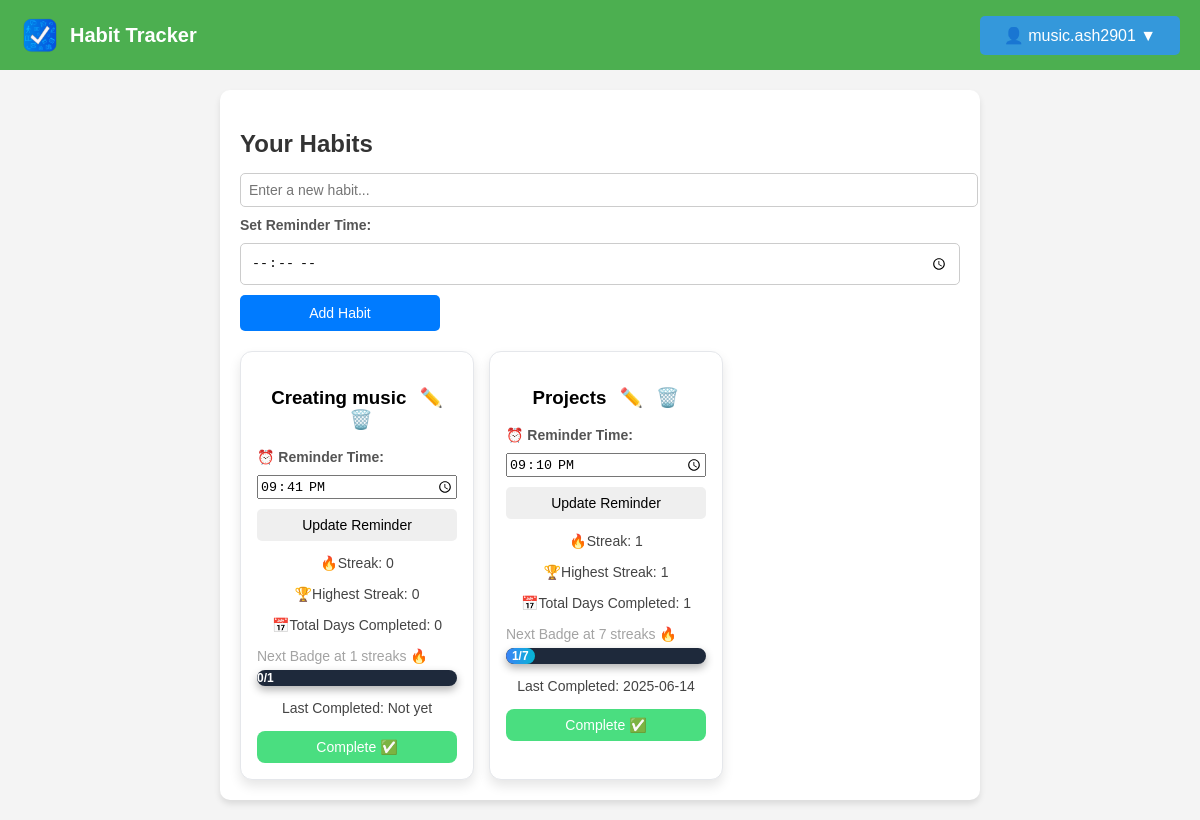
The app's page /manage-habits (signed in), older data.
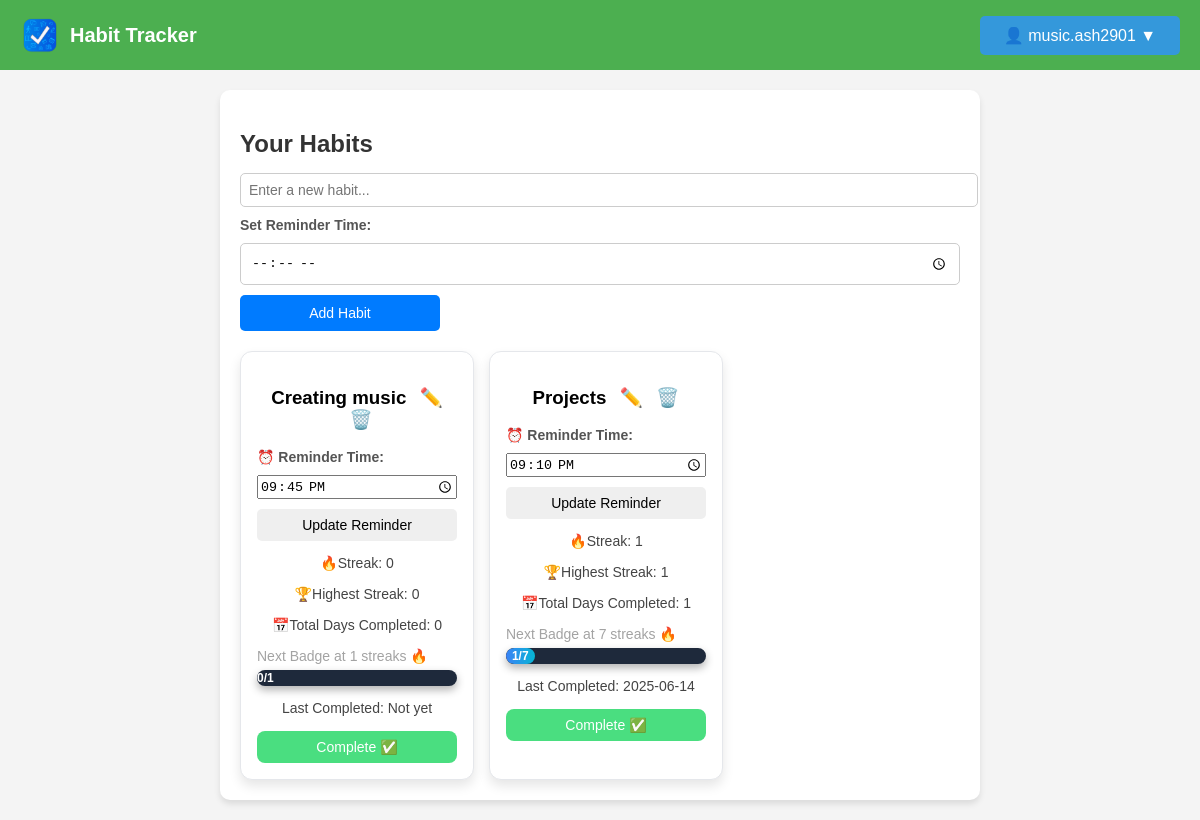
The same page, newer data.
### models.py (models this page shows, shortened)
class Activity(db.Model):
    id = db.Column(db.Integer, primary_key=True)
    name = db.Column(db.String(120), nullable=False)
    user_id = db.Column(db.Integer, db.ForeignKey('user.id'), nullable=False)
    streak = db.Column(db.Integer, default=0)
    highest_streak = db.Column(db.Integer, default=0)
    days_completed = db.Column(db.Integer, default=0)
    last_completed = db.Column(db.DateTime, default=None)
    date_added = db.Column(db.Date, default=datetime.utcnow)
    status = db.Column(db.String(10), default='active')
    reminder_time = db.Column(db.Time, nullable=True)

### routes.py (the view)
@main_bp.route('/manage-habits')
def manage_habits():
    if 'user_id' not in session:
        flash("Please log in to view your habits.", "danger")
        return redirect(url_for('main.login'))
    user_id = session['user_id']
    habits = Activity.query.filter(Activity.user_id == user_id, Activity.status == "active").all()
    return render_template('manage_habits.html', activities=habits)

### templates/manage_habits.html (shortened to what this page needs)
<!DOCTYPE html>
<html lang="en">
  <head>
    <link
      rel="stylesheet"
      href="{{ url_for('static', filename='styles.css') }}"
    />
  </head>
  <body>
    <nav class="navbar">
      <div class="logo">
        <img
          src="{{ url_for('static', filename='logo.png') }}"
          alt="Habit Tracker Logo"
        />
        <span class="app-name">Habit Tracker</span>
      </div>
      <div class="nav-buttons">
        {% if session['user_id'] %}
        <div class="dropdown">
          <button class="dropbtn">👤 {{ session['username'] }} ▼</button>
        </div>
        {% else %}
        <a href="{{ url_for('main.register') }}" class="btn">Register</a>
        <a href="{{ url_for('main.login') }}" class="btn btn-outline">Login</a>
        {% endif %}
      </div>
    </nav>
    <div class="container">
      <h2>Your Habits</h2>
      <form
        method="POST"
        action="{{ url_for('main.add_habit') }}"
        class="habit-form"
      >
        <input
          type="text"
          name="habit_name"
          placeholder="Enter a new habit..."
          required
        />
        <label for="reminder_time">Set Reminder Time:</label>
        <input type="time" name="reminder_time" required />
        <button type="submit">Add Habit</button>
      </form>
      <div class="habit-list">
        {% if activities %}
        {% for habit in activities %}
        {% set badge_milestones = [1, 7, 30, 180, 360] %}
        {% set next_badge = badge_milestones | select("greaterthan", habit.streak) | list | first %}
        <div class="habit-card">
          <h3>
            {{ habit.name }}
            <a href="{{ url_for('main.edit_habit', habit_id=habit.id) if habit.id else '#' }}" title="Edit Habit">✏️</a>
            <a href="{{ url_for('main.confirm_delete', habit_id=habit.id) }}" title="Delete Habit">🗑️</a>
          </h3>
          <form action="{{ url_for('main.update_reminder', habit_id=habit.id) }}" method="POST">
            <label for="reminder_time_{{ habit.id }}">⏰ Reminder Time:</label>
            <input
              type="time"
              id="reminder_time_{{ habit.id }}"
              name="reminder_time"
              value="{{ habit.reminder_time.strftime('%H:%M') if habit.reminder_time else '' }}"
              required
            />
            <button type="submit" class="update-btn">Update Reminder</button>
          </form>
          <p>🔥Streak: {{ habit.streak }} </p>
          <p>🏆Highest Streak: {{ habit.highest_streak }}</p>
          <p>📅Total Days Completed: {{ habit.days_completed }}</p>
          {% if next_badge %}
          <p class="next-badge-info">Next Badge at {{ next_badge }} streaks 🔥</p>
          <div class="progress-container next-badge-bar">
            <div class="progress-bar-next" style="width: {{ (habit.streak / next_badge) * 100 }}%;">
              {{ habit.streak }}/{{ next_badge }}
            </div>
          </div>
          {% else %}
          <p class="next-badge-info">🎯 You've unlocked all badges! Keep going! 🚀</p>
          {% endif %}
          <p>Last Completed: {{ habit.last_completed.strftime('%Y-%m-%d') if habit.last_completed else "Not yet" }}</p>
          <form action="{{ url_for('main.complete_habit', habit_id=habit.id) }}" method="POST">
            <button type="submit" class="complete-btn">Complete ✅</button>
          </form>
        </div>
        {% endfor %}
        {% else %}
        <p>No habits found. <a href="{{ url_for('main.manage_habits') }}">Add a new habit</a></p>
        {% endif %}
      </div>
    </div>
  </body>
</html>

### static/styles.css (style rules this page uses)
body { margin: 0; padding: 0; font-family: Arial, sans-serif; background-color: #f4f4f4; }
.navbar { display: flex; justify-content: space-between; align-items: center; background-color: #4CAF50; padding: 15px 20px; color: white; }
.logo { display: flex; align-items: center; }
.logo img { width: 40px; height: 40px; margin-right: 10px; }
.app-name { font-size: 20px; font-weight: bold; }
.dropbtn { background-color: #3498db; color: white; padding: 10px 16px; font-size: 16px; border: none; cursor: pointer; border-radius: 5px; }
.dropdown { position: relative; display: inline-block; }
.container { width: 60%; margin: 20px auto; padding: 20px; background: white; box-shadow: 0px 4px 6px rgba(0, 0, 0, 0.1); border-radius: 10px; }
.habit-form { display: flex; gap: 10px; margin-bottom: 20px; }
.habit-form input { flex: 1; padding: 10px; border: 1px solid #ccc; border-radius: 5px; }
.habit-form button { background: #007BFF; color: white; border: none; padding: 10px 15px; border-radius: 5px; cursor: pointer; }
.habit-list { display: flex; flex-wrap: wrap; gap: 15px; }
.habit-card { background: white; padding: 15px; border-radius: 10px; box-shadow: 0px 4px 6px rgba(0, 0, 0, 0.1); text-align: center; width: 200px; }
.complete-btn { background: #28a745; color: white; border: none; padding: 8px 12px; border-radius: 5px; cursor: pointer; }
h2 { color: #333; margin-bottom: 15px; }
form { display: flex; flex-direction: column; gap: 10px; }
label { font-size: 14px; font-weight: bold; color: #555; text-align: left; }
input[type="text"] { padding: 8px; width: 100%; border: 1px solid #ccc; border-radius: 5px; font-size: 14px; }
button { padding: 8px 12px; width: 200px; border: none; border-radius: 5px; font-size: 14px; cursor: pointer; transition: 0.3s ease-in-out; }
p { font-size: 14px; color: #444; margin-bottom: 15px; }
.progress-container { background-color: #1e293b; border-radius: 12px; overflow: hidden; height: 16px; margin-bottom: 8px; position: relative; box-shadow: 0 4px 8px rgba(0,0,0,0.3); }
.progress-bar-next { height: 100%; background: linear-gradient(90deg, #3b82f6, #06b6d4); text-align: center; line-height: 16px; color: #fff; font-size: 12px; font-weight: bold; border-radius: 12px; transition: width 0.5s ease-in-out; }
.next-badge-info { font-size: 14px; color: #a3a3a3; margin-bottom: 6px; text-align: left; }
.complete-btn { background-color: #4ade80; color: #fff; padding: 8px 16px; border: none; border-radius: 8px; cursor: pointer; transition: background 0.3s ease; }
.habit-card { background-color: #ffffff; border: 1px solid #e5e7eb; padding: 16px; border-radius: 12px; box-shadow: 0 6px 12px rgba(0,0,0,0.1); transition: transform 0.2s ease; }
.habit-card h3 a { color: #3b82f6; margin-left: 8px; text-decoration: none; transition: color 0.2s ease; }

Row changes from the older to the newer data that the page shows:
changed Activity "Creating music": reminder_time "21:41" → "21:45"
